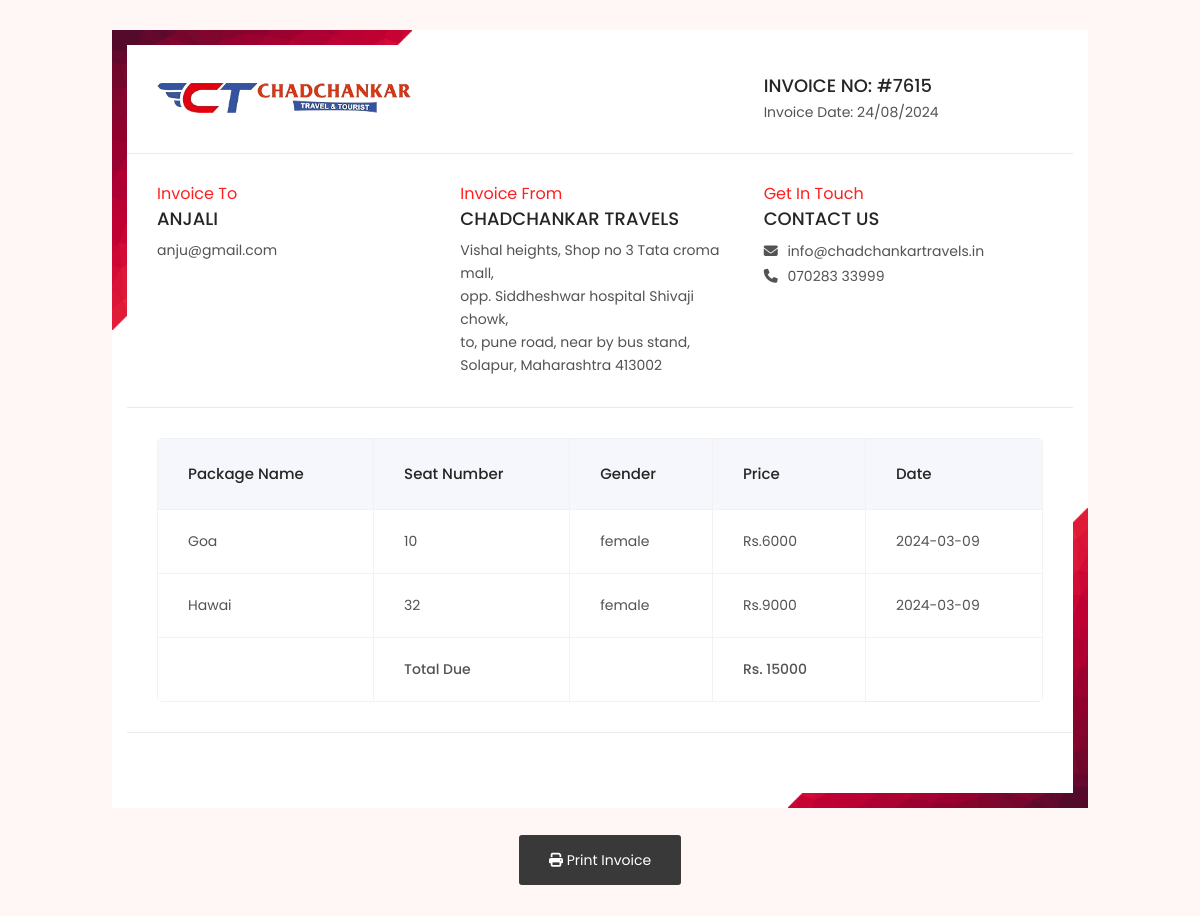
The app's page /reciept.php (signed in) with its own data.
### tables this page shows
CREATE TABLE `register` (
  `id` int(11) NOT NULL,
  `name` varchar(255) NOT NULL,
  `email` varchar(255) NOT NULL,
  `password` varchar(255) NOT NULL
);

CREATE TABLE `booking_table` (
  `id` int(11) NOT NULL,
  `pid` varchar(255) NOT NULL,
  `cid` varchar(255) NOT NULL,
  `b_date` date NOT NULL,
  `date` datetime NOT NULL
);

CREATE TABLE `booking_detail` (
  `id` int(11) NOT NULL,
  `name` varchar(255) NOT NULL,
  `mobile` bigint(20) NOT NULL,
  `aadhar` bigint(20) NOT NULL,
  `address` text NOT NULL,
  `age` int(11) NOT NULL,
  `gender` varchar(255) NOT NULL,
  `seat_no` varchar(255) NOT NULL,
  `date` timestamp NOT NULL DEFAULT CURRENT_TIMESTAMP ON UPDATE CURRENT_TIMESTAMP,
  `bid` int(11) NOT NULL
);

CREATE TABLE `package` (
  `id` int(250) NOT NULL,
  `package` varchar(250) NOT NULL,
  `title` varchar(250) NOT NULL,
  `description` text NOT NULL,
  `image` varchar(255) NOT NULL,
  `stay` int(252) NOT NULL,
  `traveltype` varchar(550) NOT NULL,
  `startdate` datetime NOT NULL,
  `endate` datetime NOT NULL,
  `bookdate` datetime NOT NULL,
  `charges` bigint(20) NOT NULL,
  `busno` int(11) NOT NULL
);

### reciept.php (the view, shortened to what this page needs)
<!DOCTYPE html>
<html lang="zxx">
<head>
    <link type="text/css" rel="stylesheet" href="assets/css/bootstrap.min.css">
    <link type="text/css" rel="stylesheet" href="assets/fonts/font-awesome/css/font-awesome.min.css">
    <link type="text/css" rel="stylesheet" href="reciept.css">
</head>
<body>
<div class="invoice-5 invoice-content">
    <div class="container">
        <div class="row">
            <div class="col-lg-12">
                <div class="invoice-inner clearfix">
                    <div class="invoice-info clearfix" id="invoice_wrapper">
                        <div class="invoice-contant">
                            <div class="invoice-headar">
                                <div class="row">
                                    <div class="col-md-8 col-sm-6">
                                        <div class="invoice-logo">
                                            <div class="logo">
                                                <img src="rec-img.png" alt="logo">
                                            </div>
                                        </div>
                                    </div>
                                    <div class="col-md-4 col-sm-6">
                                        <div class="invoice-number-inner">
                                            <?php
                                                $inv=rand(1000,9999);
                                            ?>
                                            <h2 class="name">Invoice No: #<?php echo $inv;?></h2>
                                            <p class="mb-0">Invoice Date: <span><?php echo date("d/m/Y");?></span></p>
                                        </div>
                                    </div>
                                </div>
                            </div>
                            <div class="invoice-top">
                                <div class="row">
                                    <div class="col-md-4 col-sm-6 mb-30">
                                        <div class="invoice-number">
                                            <h4 class="inv-title-1">Invoice To</h4>
                                            <?php
                                                $con=mysqli_connect("localhost","root","","bus_travel");
                                                $email=$_SESSION['email'];
                                                $details="select * from register where email='$email'";
                                                $rs=mysqli_query($con,$details);
                                                $rw=mysqli_fetch_row($rs);
                                            ?>
                                            <h2 class="name mb-10"><?php echo $rw[1]?></h2>
                                            <p class="invo-addr-1 mb-0">
                                                <?php echo $rw[2];?> <br/>
                                            </p>
                                        </div>
                                    </div>
                                    <div class="col-md-4 col-sm-6 mb-30">
                                        <div class="invoice-number">
                                            <div class="invoice-number-inner">
                                                <h4 class="inv-title-1">Invoice From</h4>
                                                <h2 class="name mb-10">Chadchankar Travels</h2>
                                                <p class="invo-addr-1 mb-0">
                                                    Vishal heights, Shop no 3 Tata croma mall,<br>
                                                     opp. Siddheshwar hospital Shivaji chowk,<br>
                                                      to, pune road, near by bus stand, <br>
                                                      Solapur, Maharashtra 413002<br>
                                                </p>
                                            </div>
                                        </div>
                                    </div>
                                    <div class="col-md-4 col-sm-6 mb-30 invoice-contact-us">
                                        <h4 class="inv-title-1">Get In Touch</h4>
                                        <h2 class="name mb-10">Contact Us</h2>
                                        <ul class="link">
                                            <li>
                                                <i class="fa fa-envelope"></i> <a href=""> info@chadchankartravels.in</a>
                                            </li>
                                            <li>
                                                <i class="fa fa-phone"></i> <a href="">070283 33999</a>
                                            </li>
                                        </ul>
                                    </div>
                                </div>
                            </div>
                            <div class="invoice-center">
                                <div class="order-summary">
                                    <div class="table-outer">
                                        <table class="default-table invoice-table">
                                            <thead>
                                            <tr>
                                                <th>Package Name</th>
                                                <th>Seat Number</th>
                                                <th>Gender</th>
                                                <th>Price</th>
                                                <th>Date</th>
                                            </tr>
                                            </thead>
                                            <tbody>
                        <?php
                            $email=$_SESSION['email'];
                            $total=0;
                            $book="SELECT * FROM booking_table INNER JOIN booking_detail ON booking_table.id = booking_detail.bid WHERE booking_table.cid ='$email'";
                            $rs1=mysqli_query($con,$book);
                            while($rw1=mysqli_fetch_array($rs1))
                            {
                                $package="select charges from package where title='$rw1[1]'";
                                $r=mysqli_query($con,$package);
                        ?>
                                            <tr>
                                                <td><?php echo $rw1[1]?></td>
                                                <td><?php echo $rw1[12]?></td>
                                                <td><?php echo $rw1[11]?></td>
                                                <?php
                                                while($price=mysqli_fetch_array($r))
                                                {
                                                ?>
                                                    <td><?php echo "Rs.".$price[0];?></td>
                                                    <td><?php echo $rw1[3];?>
                                            </tr>
                                <?php
                                $total=$total+$price[0];
                                }
                            }
                                ?>
                                            <tr>
                                                <td></td>
                                                <td><strong>Total Due</strong></td>
                                                <td></td>
                                                <td><strong><?php echo "Rs. ". $total?></strong></td>
                                            </tr>
                                            </tbody>
                                        </table>
                                    </div>
                                </div>
                            </div>
                            <div class="invoice-bottom">
                                <div class="row">
                                    <div class="col-lg-6 col-md-7 col-sm-7">
                                    </div>
                                    <div class="col-lg-6 col-md-5 col-sm-5">
                                    </div>
                                </div>
                            </div>
                        </div>
                    </div>
                    <div class="invoice-btn-section clearfix d-print-none">
                        <a href="javascript:window.print()" class="btn btn-lg btn-print">
                            <i class="fa fa-print"></i> Print Invoice
                        </a>
                    </div>
                </div>
            </div>
        </div>
    </div>
</div>
</body>
</html>

### records on screen
register: name "ANJALI", email "anju@gmail.com"
booking_table: pid "Goa", booking_detail.seat_no "10", booking_detail.gender "female", b_date "2024-03-09"
package: charges "6000"
booking_table: pid "Hawai", booking_detail.seat_no "32", booking_detail.gender "female", b_date "2024-03-09"
package: charges "9000"

### other values on screen
$total "15000"
